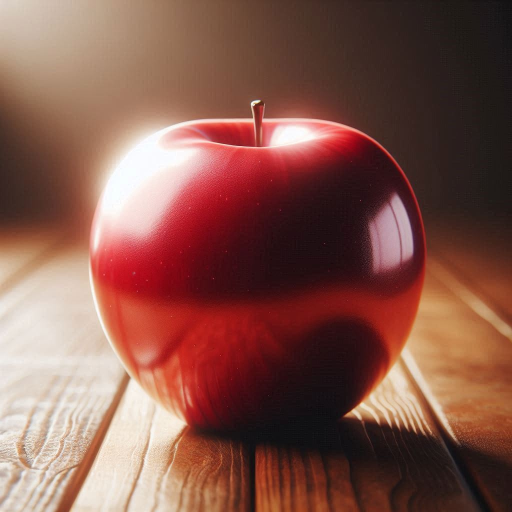
#> input picture Data/Image/Apple_7.jpeg, 1024 x 1024 px (shown at 1/2 size)
$ python png2ascii_density.py ../Data/Image/Apple_7.jpeg out.png
#> lines starting #> are read from the running program, lines starting #| are printed output that depends on the picture
import argparse
from PIL import Image

def image_to_ascii(image_path, output_path, width=100, height=None):
    """
    Convert an image to ASCII art using a wide range of ASCII characters and save it to a text file.

    Args:
        image_path (str): Path to the input image
        output_path (str): Path for the output text file
        width (int): Width of the ASCII art in characters
        height (int): Height of the ASCII art in characters (optional)
    """
#> called with image_path = '../Data/Image/Apple_7.jpeg', output_path = 'out.png', width = 100
    # Comprehensive ASCII characters from darkest to lightest
    # Characters arranged roughly by visual density
    ascii_chars = "$@B%8&WM#*oahkbdpqwmZO0QLCJUYXzcvunxrjft/\\|()1{}[]?-_+~<>i!lI;:,\"^`'. "

    # Open the image and convert to grayscale
    img = Image.open(image_path).convert('L')
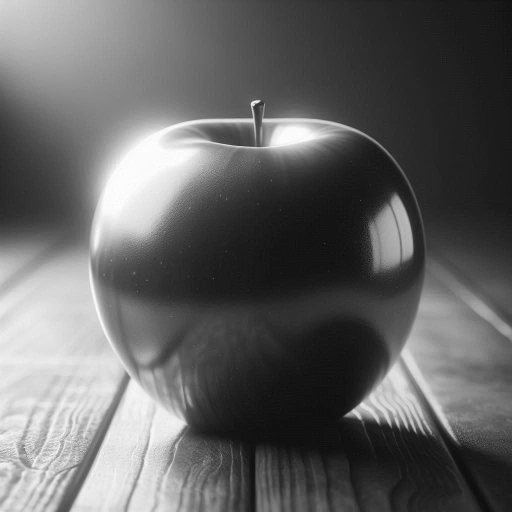
#> img: PIL image 1024x1024 L (shown at 1/2 size); min 4, max 255, mean 99

    # Calculate new dimensions while maintaining aspect ratio
    original_width, original_height = img.size
#> original_width = 1024; original_height = 1024
    if height is None:
        # Calculate height to maintain aspect ratio
        aspect_ratio = original_height / original_width
#> aspect_ratio = 1
        height = int(width * aspect_ratio * 0.5)  # * 0.5 to account for character height/width ratio
#> height = 50

    # Resize the image
    img = img.resize((width, height), Image.Resampling.LANCZOS)
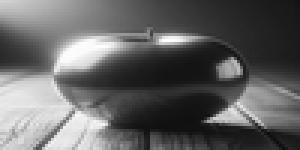
#> img: PIL image 100x50 L (shown 3 times larger); min 13, max 255, mean 99

    # Convert pixels to ASCII characters
    pixels = list(img.getdata())
#> pixels = 5000 values, max 255 at index 1355, min 13 at index 4489, mean 99.01
    ascii_image = []
    for i in range(0, len(pixels), width):
        # Get a row of pixels
        row = pixels[i:i+width]
        # Map each pixel to an ASCII character
        ascii_row = ''.join([ascii_chars[min(int(pixel * len(ascii_chars) / 256), len(ascii_chars) - 1)] for pixel in row])
        ascii_image.append(ascii_row)
#> this loop made 50 passes
#> i on passes 2 to 13: 100, 200, 300, 400, 500, 600, 700, 800, 900, 1000, 1100, 1200
#> after the loop, ascii_image = 50 items

    # Join the rows and write to file
    with open(output_path, 'w') as f:
        f.write('\n'.join(ascii_image))

    print(f"ASCII art created and saved to {output_path}")
    print(f"Character set used: {ascii_chars}")

def main():
    parser = argparse.ArgumentParser(description='Convert PNG images to ASCII art')
    parser.add_argument('image_path', help='Path to the input PNG image')
    parser.add_argument('output_path', help='Path for the output text file')
    parser.add_argument('--width', type=int, default=100, help='Width of ASCII art in characters (default: 100)')
    parser.add_argument('--height', type=int, default=None, help='Height of ASCII art in characters (maintains aspect ratio if not specified)')

    args = parser.parse_args()

    image_to_ascii(args.image_path, args.output_path, args.width, args.height)

if __name__ == "__main__":
    main()

$ run again, on Data/Image/Choclate_1.jpeg
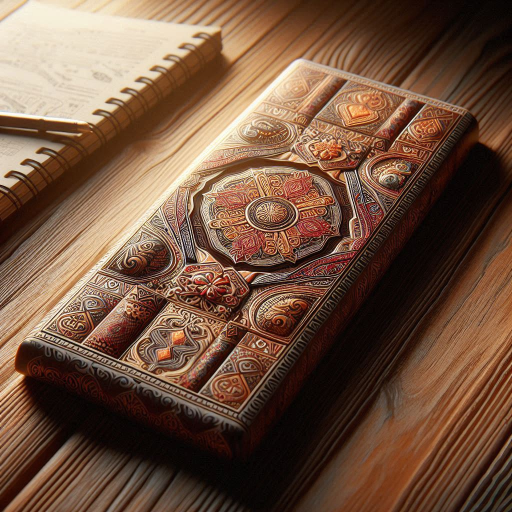
#> input picture Data/Image/Choclate_1.jpeg, 1024 x 1024 px (shown at 1/2 size)
#> in image_to_ascii, `img = Image.open(image_path).convert('L')`:
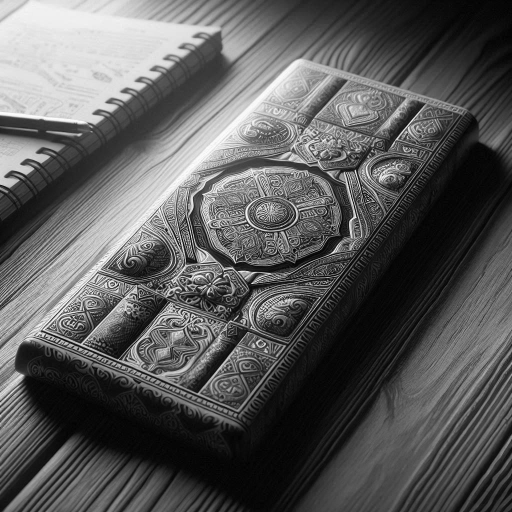
#> img: PIL image 1024x1024 L (shown at 1/2 size); min 0, max 255, mean 90
#> in image_to_ascii, `img = img.resize((width, height), Image.Resampling.LANCZOS)`:
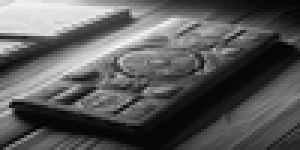
#> img: PIL image 100x50 L (shown 3 times larger); min 0, max 244, mean 90
#> pixels = 5000 values, max 244 at index 1343, min 0 at index 4212, mean 89.97
#> the loop in image_to_ascii, `for i in range(0, len(pixels), width):` made 50 passes
#> i on passes 2 to 9: 100, 200, 300, 400, 500, 600, 700, 800
#> after the loop in image_to_ascii, `for i in range(0, len(pixels), width):`: ascii_image = 50 items
